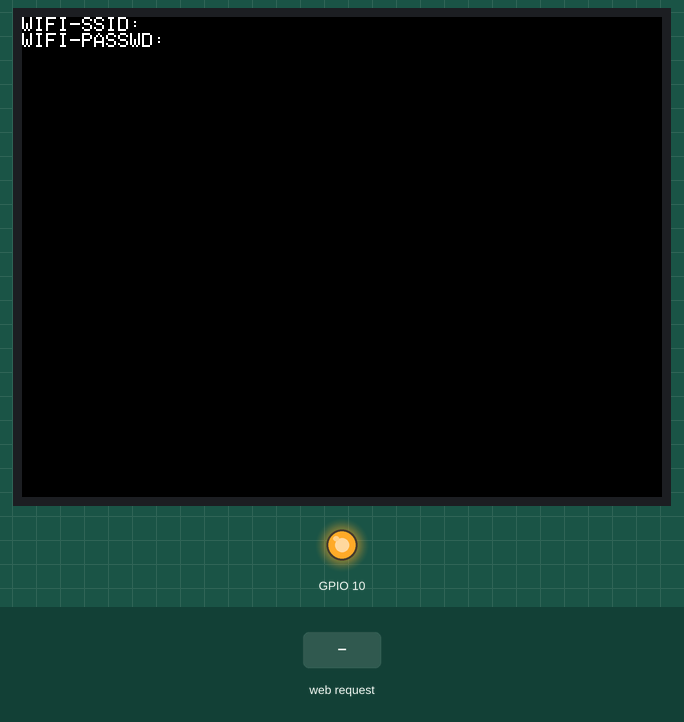
A sketch run on a simulated ESP32-S3. On the bench: 320×240 colour display, output pins drawn as LEDs (lit = HIGH). The test bench sets the inputs (shaded band). WiFi joins after 1.5 s; servers stay silent unless stated; a WiFi scan finds three made-up networks; EEPROM starts erased. At 6.7 s the program restarts the board; the recording ends there.

Above: at 0.2 s.
At 3.6 s:
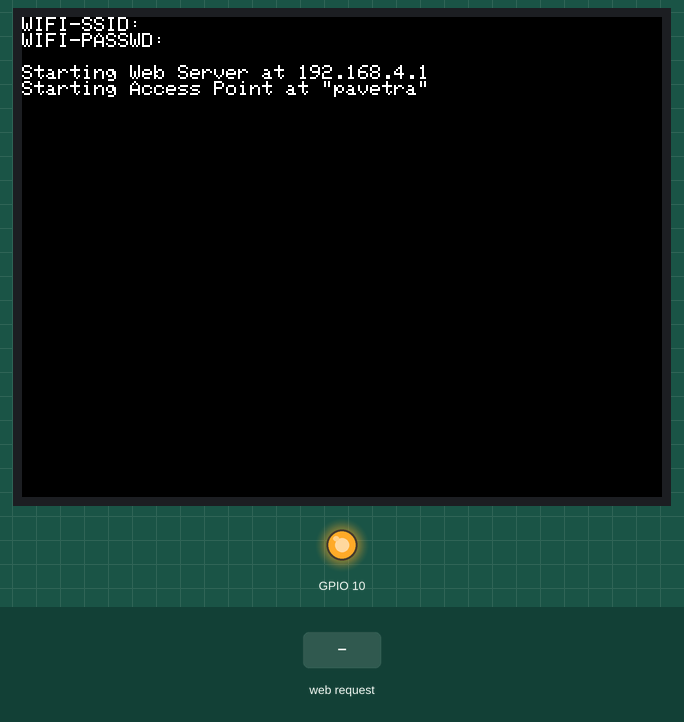
3.7 s: HTTP request GET /setap received
At 4.1 s:
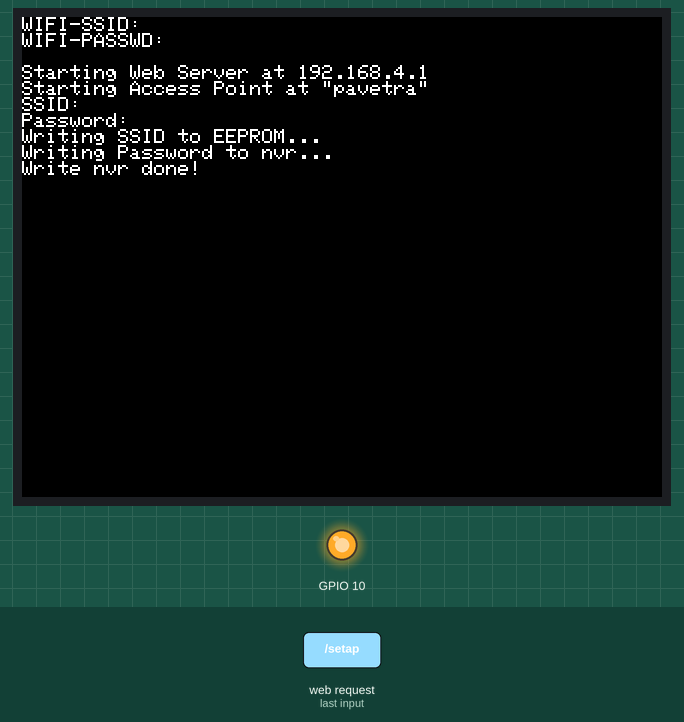
Timing chart, 0 to 6.7 s (numbered marks = the images above; inputs shaded):
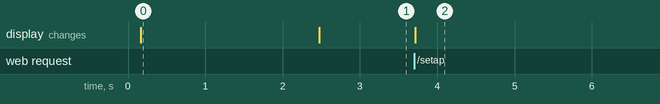

The sketch:

pavetra_m5_arduino.ino
```cpp
#include <M5Stack.h>
#include <WiFi.h>
#include <ESPmDNS.h>
#include <WiFiClient.h>
#include "WebServer.h"
#include <HTTPClient.h>

#include <Preferences.h>

#define DATA_LEN 32

int pm25 = 0;
int pm10 = 0;

uint8_t Air_val[32]={0};
int16_t p_val[16]={0};
uint8_t i=0;

const IPAddress apIP(192, 168, 4, 1);
const char* apSSID = "pavetra";
boolean settingMode;
String ssidList;
String wifi_ssid;
String wifi_password;

// DNSServer dnsServer;
WebServer webServer(80);

// wifi config store
Preferences preferences;

void setup() {
  M5.begin();
  Serial.begin(9600);
  Serial2.begin(9600, SERIAL_8N1, 16, 17);
  pinMode(10, OUTPUT);
  digitalWrite(10, 1);

  preferences.begin("wifi-config");

  delay(10);
  if (restoreConfig()) {
    if (checkConnection()) {
      settingMode = false;
      startWebServer();
      return;
    }
  }
  settingMode = true;
  setupMode();
}

void loop() {
  if (settingMode) {
  }

  webServer.handleClient();

  if(Serial2.available()) {
      Air_val[i] = Serial2.read();
      Serial.write( Air_val[i]);
      i++;
   }else{
      i=0;
   }

  if(i==DATA_LEN){
    readDataFromPMS();
    //sendDataToServer();
  }
}

boolean restoreConfig() {
  wifi_ssid = preferences.getString("WIFI_SSID");
  wifi_password = preferences.getString("WIFI_PASSWD");
  M5.Lcd.print("WIFI-SSID: ");
  M5.Lcd.println(wifi_ssid);
  M5.Lcd.print("WIFI-PASSWD: ");
  M5.Lcd.println(wifi_password);
  WiFi.begin(wifi_ssid.c_str(), wifi_password.c_str());

  if(wifi_ssid.length() > 0) {
    return true;
} else {
    return false;
  }
}

boolean checkConnection() {
  int count = 0;
  M5.Lcd.print("Waiting for Wi-Fi connection");
  while ( count < 30 ) {
    if (WiFi.status() == WL_CONNECTED) {
      M5.Lcd.println();
      M5.Lcd.println("Connected!");
      return (true);
    }
    delay(500);
    M5.Lcd.print(".");
    count++;
  }
  M5.Lcd.println("Timed out.");
  return false;
}

void startWebServer() {
  if (settingMode) {
    M5.Lcd.print("Starting Web Server at ");
    M5.Lcd.println(WiFi.softAPIP());
    webServer.on("/settings", []() {
      String s = "<h1>Wi-Fi Settings</h1><p>Please enter your password by selecting the SSID.</p>";
      s += "<form method=\"get\" action=\"setap\"><label>SSID: </label><select name=\"ssid\">";
      s += ssidList;
      s += "</select><br>Password: <input name=\"pass\" length=64 type=\"password\"><input type=\"submit\"></form>";
      webServer.send(200, "text/html", makePage("Wi-Fi Settings", s));
    });
    webServer.on("/setap", []() {
      String ssid = urlDecode(webServer.arg("ssid"));
      M5.Lcd.print("SSID: ");
      M5.Lcd.println(ssid);
      String pass = urlDecode(webServer.arg("pass"));
      M5.Lcd.print("Password: ");
      M5.Lcd.println(pass);
      M5.Lcd.println("Writing SSID to EEPROM...");

      // Store wifi config
      M5.Lcd.println("Writing Password to nvr...");
      preferences.putString("WIFI_SSID", ssid);
      preferences.putString("WIFI_PASSWD", pass);

      M5.Lcd.println("Write nvr done!");
      String s = "<h1>Setup complete.</h1><p>device will be connected to \"";
      s += ssid;
      s += "\" after the restart.";
      webServer.send(200, "text/html", makePage("Wi-Fi Settings", s));
      delay(3000);
      ESP.restart();
    });
    webServer.onNotFound([]() {
      String s = "<h1>AP mode</h1><p><a href=\"/settings\">Wi-Fi Settings</a></p>";
      webServer.send(200, "text/html", makePage("AP mode", s));
    });
  }
  else {
    M5.Lcd.print("Starting Web Server at ");
    M5.Lcd.println(WiFi.localIP());
    webServer.on("/", []() {
      String s = "<h1>STA mode</h1><p><a href=\"/reset\">Reset Wi-Fi Settings</a></p>";
      webServer.send(200, "text/html", makePage("STA mode", s));
    });
    webServer.on("/reset", []() {
      // reset the wifi config
      preferences.remove("WIFI_SSID");
      preferences.remove("WIFI_PASSWD");
      String s = "<h1>Wi-Fi settings was reset.</h1><p>Please reset device.</p>";
      webServer.send(200, "text/html", makePage("Reset Wi-Fi Settings", s));
      delay(3000);
      ESP.restart();
    });
  }
  webServer.begin();
}

void setupMode() {
  WiFi.mode(WIFI_MODE_STA);
  WiFi.disconnect();
  delay(100);
  int n = WiFi.scanNetworks();
  delay(100);
  M5.Lcd.println("");
  for (int i = 0; i < n; ++i) {
    ssidList += "<option value=\"";
    ssidList += WiFi.SSID(i);
    ssidList += "\">";
    ssidList += WiFi.SSID(i);
    ssidList += "</option>";
  }
  delay(100);
  WiFi.softAPConfig(apIP, apIP, IPAddress(255, 255, 255, 0));
  WiFi.softAP(apSSID);
  WiFi.mode(WIFI_MODE_AP);
  startWebServer();
  M5.Lcd.print("Starting Access Point at \"");
  M5.Lcd.print(apSSID);
  M5.Lcd.println("\"");
}

String makePage(String title, String contents) {
  String s = "<!DOCTYPE html><html><head>";
  s += "<meta name=\"viewport\" content=\"width=device-width,user-scalable=0\">";
  s += "<title>";
  s += title;
  s += "</title></head><body>";
  s += contents;
  s += "</body></html>";
  return s;
}

String urlDecode(String input) {
  String s = input;
  s.replace("%20", " ");
  s.replace("+", " ");
  s.replace("%21", "!");
  s.replace("%22", "\"");
  s.replace("%23", "#");
  s.replace("%24", "$");
  s.replace("%25", "%");
  s.replace("%26", "&");
  s.replace("%27", "\'");
  s.replace("%28", "(");
  s.replace("%29", ")");
  s.replace("%30", "*");
  s.replace("%31", "+");
  s.replace("%2C", ",");
  s.replace("%2E", ".");
  s.replace("%2F", "/");
  s.replace("%2C", ",");
  s.replace("%3A", ":");
  s.replace("%3A", ";");
  s.replace("%3C", "<");
  s.replace("%3D", "=");
  s.replace("%3E", ">");
  s.replace("%3F", "?");
  s.replace("%40", "@");
  s.replace("%5B", "[");
  s.replace("%5C", "\\");
  s.replace("%5D", "]");
  s.replace("%5E", "^");
  s.replace("%5F", "-");
  s.replace("%60", "`");
  return s;
}

void sendDataToServer() {
  // === HTTPS Request ===
  HTTPClient http;
  M5.Lcd.println("Sending data to pavetra");
  http.begin("https://pavetra.online/devices/data", "8E B6 79 2C 41 0B D7 5A C1 52 C6 2D 48 DA 6C 0B DD 2F FA 25");
  http.addHeader("Authorization", "Token ***");
  http.addHeader("Content-Type", "application/json");
  int httpCode = http.POST("{\"sensor_2_5\": " + String(pm25) + ", \"sensor_10\": " + String(pm10) + " }");
  http.end();
  M5.Lcd.println("Done");
}

void readDataFromPMS() {

  for(int i=0,j=0;i<32;i++){
        if(i%2==0){
          p_val[j] = Air_val[i];
          p_val[j] = p_val[j] <<8;
        }else{
          p_val[j] |= Air_val[i];
          j++;
        }
     }


  pm25 = p_val[3];
  M5.Lcd.println("PM2.5: "+ String(pm25));
  pm10 = p_val[4];
  M5.Lcd.println("PM10: "+ String(pm10));
}
```

Measured:
- after the input at 3.7 s, the display: changes at once (image 2)
- what the display in image 0 shows lasts 2.3 s, from 0.2 s to 2.5 s
